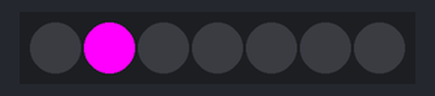
Recording of a sketch running on a simulated Arduino Uno, built with avr-gcc and run on an emulated ATmega328P. Shown: 7 RGB LEDs in strip order, left to right. Dim RGB values are drawn brighter than linear.

Above: at 0.01 s.
At 0.69 s:
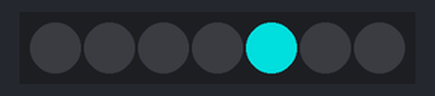
At 1.4 s:
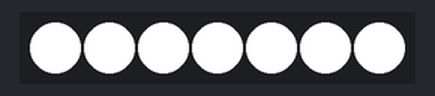
Timing chart, 0 to 2.9 s (numbered marks = the images above):
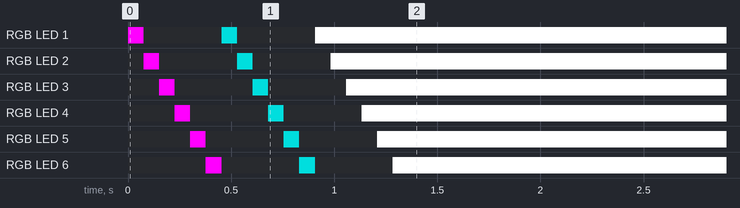

The sketch:

lightsaber.ino
```cpp
#include <Adafruit_NeoPixel.h>

/* USER DEFINES */
#define PIN             0           /* Using pin 0 on the Trinket m0 board */
#define NUM_PIXELS      7           /* Number of pixels on the NeoPixel strip (7 in this case for a Jewel) */
#define DELAY           75          /* Delay between color shifts (in ms) */

/* USER GLOBAL CONSTANTS */
const uint32_t RED    = 0x00FF0000; /* WRGB */
const uint32_t GREEN  = 0x0000FF00; /* WRGB */
const uint32_t BLUE   = 0x000000FF; /* WRGB */
const uint32_t PURPLE = 0x00FF00FF; /* WRGB */
const uint32_t TEAL   = 0x00009999; /* WRGB */
const uint32_t WHITE  = 0xFFFFFFFF; /* WRGB */
const uint32_t OFF    = 0x00000000; /* WRGB */

/*
 * Create the pixel object as global.
 *      NUM_PIXELS:     Number of pixels in the NeoPixel strip
 *      PIN:            Pin connecting to "Data Input" on the NeoPixel
 *      NEO_WRGB:       The order of expected colors - white, red, green, then blue
 */
Adafruit_NeoPixel pixels = Adafruit_NeoPixel(NUM_PIXELS, PIN, NEO_GRBW + NEO_KHZ800);

void setup()
{
    pixels.begin();
    pixels.setBrightness(255); // 0-255
    startup_colors();
}

void loop()
{
    /* EMPTY :) */
}

void startup_colors()
{
    for(uint16_t i = 1; i < NUM_PIXELS; i++)
    {
        pixels.setPixelColor(i, PURPLE);
        pixels.show();
        delay(DELAY);
        pixels.setPixelColor(i, OFF);
    }

    for(uint16_t j = 1; j < NUM_PIXELS; j++)
    {
        pixels.setPixelColor(j, TEAL);
        pixels.show();
        delay(DELAY);
        pixels.setPixelColor(j, OFF);
    }

    for(uint16_t k = 1; k < NUM_PIXELS; k++)
    {
        pixels.setPixelColor(k, WHITE);
        pixels.show();
        delay(DELAY);
    }

    pixels.setPixelColor(0, WHITE);
    pixels.show();
}

void rainbow(uint8_t wait) {
    uint16_t i, j;

    for(j=0; j<256; j++) {
        for(i=0; i<pixels.numPixels(); i++) {
            pixels.setPixelColor(i, Wheel((i+j) & 255));
        }
        pixels.show();
        delay(wait);
  }
}

void rainbowCycle(uint8_t wait) {
    uint16_t r, j;

    for(j=0; j<256*6; j++) { // 6 cycles of all colors on wheel
        for(r=0; r< pixels.numPixels(); r++) {
            pixels.setPixelColor(r, Wheel(((r * 256 / pixels.numPixels()) + j) & 255));
        }
        pixels.show();
        delay(wait);
    }
}

void rainbowCycleslow(uint8_t wait) {
    uint16_t r, j;

    for(j=0; j<256*3; j++) { // 3 cycles of all colors on wheel
        for(r=0; r< pixels.numPixels(); r++) {
            pixels.setPixelColor(r, Wheel(((r * 256 / pixels.numPixels()) + j) & 255));
        }
        pixels.show();
        delay(wait);
  }
}

void rainbowHold(uint8_t wait) {
    uint16_t r, j;

    for(j=0; j<256*1; j++) { // 3 cycles of all colors on wheel
        for(r=0; r< pixels.numPixels(); r++) {
            pixels.setPixelColor(r, Wheel(((r * 256 / pixels.numPixels()) + j) & 255));
        }
        pixels.show();
        delay(wait);
  }
}

// Input a value 0 to 255 to get a color value.
// The colours are a transition r - g - b - back to r.
uint32_t Wheel(byte WheelPos) {
    if(WheelPos < 85) {
        return pixels.Color(WheelPos * 3, 255 - WheelPos * 3, 0);
    } else if(WheelPos < 170) {
        WheelPos -= 85;
        return pixels.Color(255 - WheelPos * 3, 0, WheelPos * 3);
    } else {
        WheelPos -= 170;
        return pixels.Color(0, WheelPos * 3, 255 - WheelPos * 3);
  }
}
```
